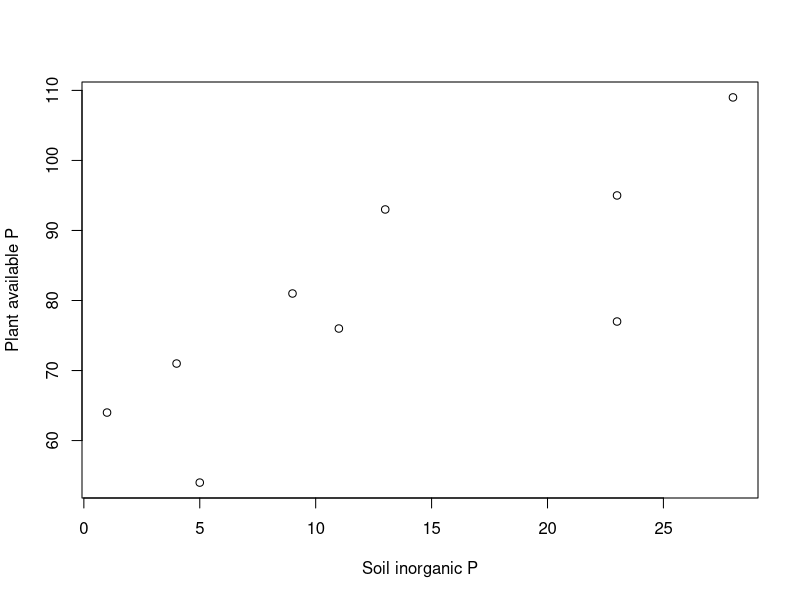
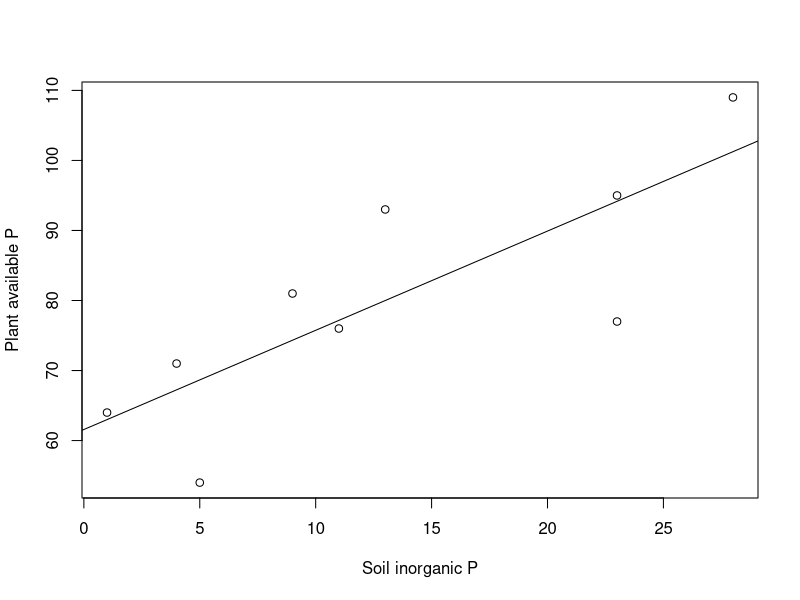
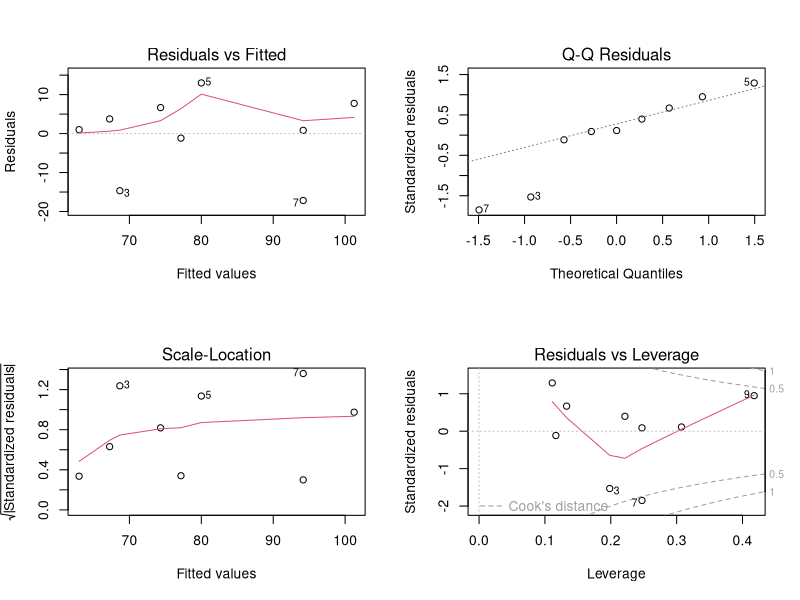

Generate these figures, in order, with R:
## ---- chunk 1
knitr::opts_chunk$set(echo = TRUE)
## ---- chunk 2
d = data.frame(x = c(1, 4, 5, 9, 13, 11, 23, 23, 28),
               y = c(64, 71, 54, 81, 93, 76, 77, 95, 109))
plot(d$x, d$y, xlab = "Soil inorganic P", ylab = "Plant available P")
cor(d$x, d$y)
fit_d = lm(y ~ x, data = d)
summary(fit_d)
# beta 0
coef(fit_d)[1]
# beta 1  Units??
coef(fit_d)["x"]
## ---- chunk 3
anova(fit_d)
## ---- chunk 4
summary(fit_d)
## ---- chunk 5
plot(d$x, d$y, xlab = "Soil inorganic P", ylab = "Plant available P")
abline(fit_d)
## ---- chunk 6
x = summary(fit_d)
x
x$r.squared
## ---- chunk 7
predict(fit_d, newdata = data.frame(x = 18), interval = "prediction")
predict(fit_d, newdata = data.frame(x = 18), interval = "confidence")
## ---- chunk 8
par(mfrow = c(2, 2))
plot(fit_d)
